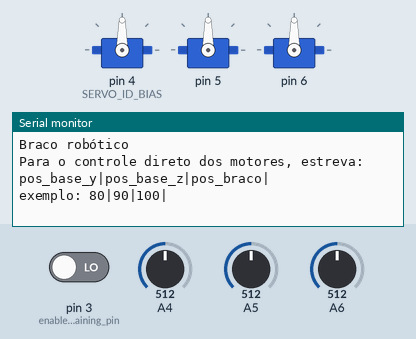
This sketch was run on a simulated Arduino Uno, built with avr-gcc and run on an emulated ATmega328P. Shown: 3 × servo, the last lines printed to the serial monitor. The test bench sets the inputs (shaded band); at power-on: pin 3 (enable_training_pin) LOW, A4 = 512, A5 = 512, A6 = 512.

Above: at 1.2 s.
1.3 s: pin 3 (enable_training_pin) driven HIGH
At 11.0 s:
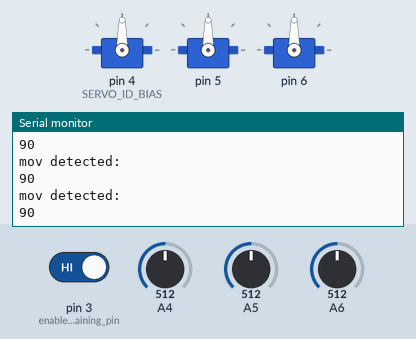
11.5 s: pin 3 (enable_training_pin) driven LOW
At 12.0 s:
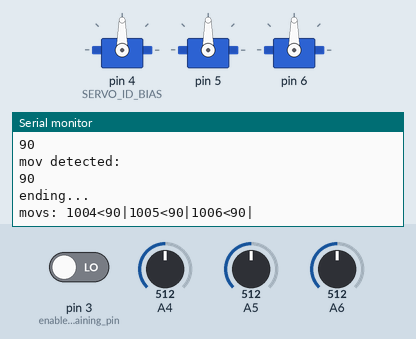

Measured:
- after the input at 1.3 s, the serial monitor: prints a new line after 8.8 s (image 1)
- after the input at 11.5 s, the serial monitor: prints a new line at once (image 2)

The sketch:

braco_afonso.ino
```cpp
#include <Servo.h>

//============================================================
//        Declaring variables
//============================================================


int enable_training_pin = 3;

String inString = "";

Servo base_z;
Servo base_y;
Servo braco;

static int BASE_Z = 0;
static int BASE_Y = 1;
static int BRACO_Y = 2;
static int SERVO_ID_BIAS = 4;
static int SERVO_POS_BIAS = 90;


Servo servo[3];

int servos_pos[3];
static int SERVO_INIT_POS = 90;

int pos_base_y = 90;
int pos_base_z = 90;
int pos_braco = 90;

//============================================================
//        Main Methods
//============================================================


void setup() { // Open serial communications and wait for port to open:
  initSerial();
  userIntro();
  initServos();

}

void loop() {
  //receiveData();

if(digitalRead(enable_training_pin) == HIGH){
  executeMovs(traningMode());
}
  delay(10000);
  }

//============================================================
//        Second line Methods
//============================================================


void operationMode(){
  int enable_traning = digitalRead(enable_training_pin);
  if(enable_traning == HIGH){
    //traninig mode activate
  } else {
    // traning mode deactivate
  }
}

void receiveData(){
  int motor_number = 0;
  while (Serial.available() > 0) {
    identifyFunctionAndActions(motor_number);
  }
}

void identifyFunctionAndActions(int qnt){
    int inChar = Serial.read();
    if (isDigit(inChar)) {
      inString += (char)inChar;

    } else if (inChar == '|') {

      savePos(qnt,(int) inString.toInt());
      inString = "";
      qnt++;

    } else if (inChar == '\n') {
      inString = "";
      qnt = 0;
      Serial.println("finalizou");
    }
    if(qnt == 3){
      moveServos();//pos_base_y,  pos_base_z,  pos_braco);
    }
}

//Em contstrucao
void executeMovs(String movs){
  for(int i = 0; i < movs.length(); i++){
      int inChar = movs[i];
      if (isDigit(inChar)) {
        inString += (char)inChar;

      } else if (inChar == '<') {
        // identify motor
      } else if (inChar == '|') {

      //change here
        base_z.write((int) inString.toInt());
        delay(100);
        inString = "";

      } else if (inChar == '\n') {
        inString = "";

        Serial.println("finalizou");
      }

  }
}

//============================================================
//        Operations
//============================================================

String traningMode() {

  boolean enable = (boolean)digitalRead(3);
  if(enable == true){
    Serial.println("Traning mode enable");
  }
  String movs;
  int potpos;
  int last_mov[3];
  int potpin = 4;

      while(enable){
      for(int i = potpin; i < potpin + 3; i++){

        potpos = map(analogRead(i), 0, 1023, 0, 180);

        if(!areThisEqual(potpos,last_mov[i - potpin])){
          movs = addMotor(i, potpos, movs);
          Serial.println("mov detected: ");
          Serial.println(potpos);
          last_mov[i - potpin] = potpos;
          //change here:
          base_z.write(potpos);
          delay(100);
        }


      }
      enable = (boolean)digitalRead(3);
      if(enable == false){
        Serial.println("ending...");
        Serial.print("movs: ");
        Serial.println(movs);
      }
    }
  return movs;
}

String addMotor(int motor, int val, String mov){

    mov.concat(String(1000 + motor));
    mov.concat("<");
    mov.concat(String(val));
    mov.concat("|");

    return mov;
}

//int getPotInt(int potpin){
//   return map(analogRead(potpin), 0, 1023, 0, 180);
//}
//============================================================
//        Setup Methods
//============================================================

void initSerial(){
  Serial.begin(9600);
  while (!Serial) {
    ; // wait for serial port to connect. Needed for native USB port only
  }
}

void userIntro(){
  Serial.println("");
  Serial.println("Braco robótico");
  Serial.println("Para o controle direto dos motores, estreva: pos_base_y|pos_base_z|pos_braco|");
  Serial.println("exemplo: 80|90|100|");
}

void initServos(){

  for( int servo_id = BASE_Z; servo_id < BRACO_Y + 1; servo_id++){
    servo[servo_id].attach(SERVO_ID_BIAS + servo_id);
    servos_pos[servo_id] = SERVO_INIT_POS;
  }

//  base_y.attach(4);
//  base_z.attach(5);
//  braco.attach(6);
}

//============================================================
//         Servo Moviment Control and methods
//============================================================


void moveServos(){//pos_base_y, int pos_base_z, int pos_braco){

   for( int servo_id = BASE_Z; servo_id < BRACO_Y + 1; servo_id++){

    servo[servo_id].write(servos_pos[servo_id]);
  }


//  base_z.write(pos_base_y);
//  base_y.write(pos_base_z);
//  braco.write(pos_braco);
}

void savePos(int servo_id, int pos){
  servos_pos[servo_id] = pos;

//        if(motor == 0){
//            pos_base_y = pos;
//            Serial.print("pos_base_y: ");
//            Serial.println(pos_base_y);
//    }
//        if(motor == 1){
//            pos_base_z = pos;
//            Serial.print("pos_base_z: ");
//            Serial.println(pos_base_z);
//    }
//        if(motor == 2){
//            pos_braco = pos;
//            Serial.print("pos_braco: ");
//            Serial.println(pos_braco);
//    }
}


//============================================================
//         Utils
//============================================================

//with filter
boolean areThisEqual(int a, int b){

  if(b < a - 8 || b > a + 8){
    return false;
  } else return true;
}
```
